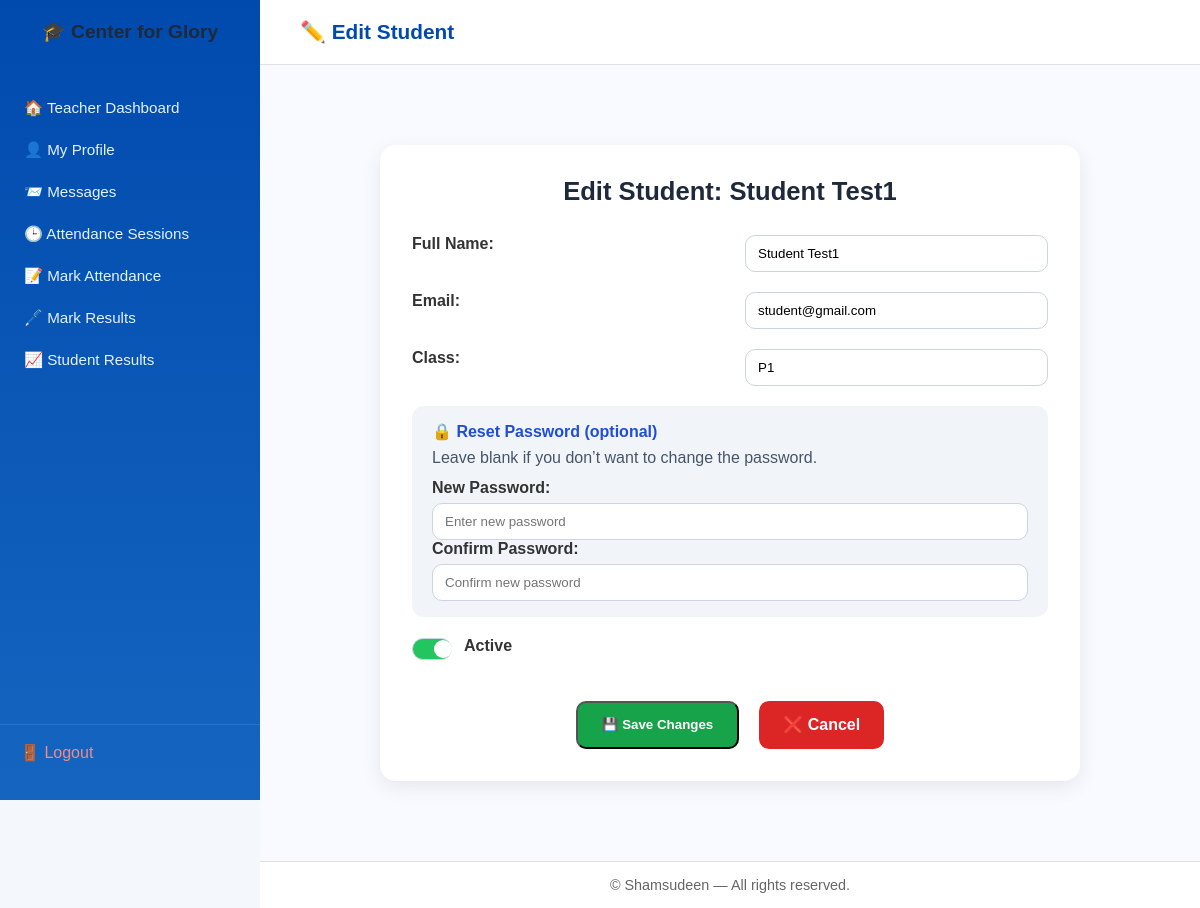
/accounts/students/edit/2/ (signed in), run on the app's committed database.
### accounts/models.py (models this page shows, shortened)
class BaseProfile(models.Model):
    user = models.OneToOneField(CustomUser, on_delete=models.CASCADE, related_name="%(class)s_profile")
    date_of_birth = models.DateField(blank=True, null=True)
    gender = models.CharField(
        max_length=10,
        choices=[("Male", "Male"), ("Female", "Female")],
        blank=True,
    )
    address = models.CharField(max_length=255, blank=True)
    photo = models.ImageField(upload_to="profiles/", default="profiles/default.png")
    class Meta:
        abstract = True

class Student(BaseProfile):
    user = models.OneToOneField('accounts.CustomUser', on_delete=models.CASCADE)
    student_id = models.CharField(max_length=20, unique=True, blank=True)
    admission_date = models.DateField(blank=True, null=True)
    current_class = models.ForeignKey('academics.ClassRoom', on_delete=models.SET_NULL, null=True, blank=True)
    section = models.CharField(max_length=50, blank=True)
    guardian_name = models.CharField(max_length=100, blank=True)
    guardian_contact = models.CharField(max_length=15, blank=True)
    is_active = models.BooleanField(default=True)
    promotion_year = models.PositiveIntegerField(default=0)

class CustomUser(AbstractUser):
    class Roles(models.TextChoices):
        SUPER_ADMIN = "super_admin", _("Super Administrator")
        ADMIN = "admin", _("Administrator / Principal")
        TEACHER = "teacher", _("Teacher")
        STUDENT = "student", _("Student")
        ACCOUNTANT = "accountant", _("Accountant")
        PARENT = "parent", _("Parent / Guardian")
    username = models.CharField(max_length=150, unique=True)
    email = models.EmailField(unique=True)
    role = models.CharField(max_length=20, choices=Roles.choices, default=Roles.STUDENT)
    phone_number = models.CharField(
        max_length=15,
        validators=[RegexValidator(r"^\+?\d{9,15}$", "Enter a valid phone number.")],
        blank=True,
        null=True,
    )
    is_verified = models.BooleanField(default=False)
    USERNAME_FIELD = "username"
    REQUIRED_FIELDS = ["email"]

### academics/models.py (models this page shows, shortened)
class ClassRoom(models.Model):
    name = models.CharField(max_length=50, unique=True)
    order = models.PositiveIntegerField(default=0, unique=True)  # determines class order
    description = models.TextField(blank=True, null=True)
    class Meta:
        ordering = ["order"]

### accounts/views.py (the view, shortened to what this page needs)
# urls.py: path("students/edit/<int:pk>/", views.edit_student, name="edit_student"),
@login_required
def edit_student(request, pk):
    student = get_object_or_404(Student, pk=pk)
    user = student.user
    classrooms = ClassRoom.objects.all()
    context = {"student": student, "classrooms": classrooms}
    return render(request, "accounts/edit_student.html", context)

### templates/accounts/edit_student.html (shortened to what this page needs)
{% extends "accounts/base_dashboard.html" %}
{% block header %}✏️ Edit Student{% endblock %}
{% block content %}
<div class="form-container">
    <h2>Edit Student: {{ student.user.get_full_name }}</h2>
    <form method="POST">
        <label for="full_name">Full Name:</label>
        <input type="text" id="full_name" name="full_name" value="{{ student.user.get_full_name }}" required>
        <label for="email">Email:</label>
        <input type="email" id="email" name="email" value="{{ student.user.email }}" required>
        <label for="current_class">Class:</label>
        <input list="classrooms_list" id="current_class" name="current_class" value="{{ student.current_class.name }}" required>
        <div class="password-section full-width">
            <h4>🔒 Reset Password (optional)</h4>
            <p>Leave blank if you don’t want to change the password.</p>
            <label for="new_password">New Password:</label>
            <input type="password" id="new_password" name="new_password" placeholder="Enter new password">
            <label for="confirm_password">Confirm Password:</label>
            <input type="password" id="confirm_password" name="confirm_password" placeholder="Confirm new password">
        </div>
        <div class="toggle-switch">
            <input type="checkbox" name="is_active" id="is_active" {% if student.user.is_active %}checked{% endif %}>
            <label for="is_active">Active</label>
        </div>
        <div class="form-actions">
            <button type="submit" class="btn save">💾 Save Changes</button>
            <a href="{% url 'manage_students' %}" class="btn cancel">❌ Cancel</a>
        </div>
    </form>
</div>
{% endblock %}

### templates/accounts/edit_student.html (style rules this page uses)
.form-container { background: #fff; border-radius: 16px; padding: 32px; max-width: 700px; margin: 40px auto; box-shadow: 0 6px 20px rgba(0,0,0,0.08); animation: fadeIn 0.5s ease; }
h2 { color: #1e293b; font-size: 1.6rem; margin-bottom: 1.8rem; text-align: center; }
form { display: grid; grid-template-columns: 1fr 1fr; gap: 20px 30px; }
form label { font-weight: 600; margin-bottom: 6px; display: block; }
input, select { width: 100%; padding: 10px 12px; border: 1.5px solid #cbd5e1; border-radius: 10px; outline: none; transition: all 0.2s; }
.full-width { grid-column: span 2; }
.password-section { background: #f1f5f9; padding: 16px 20px; border-radius: 12px; grid-column: span 2; }
.password-section h4 { margin-bottom: 8px; color: #1d4ed8; }
.password-section p { margin-bottom: 12px; color: #475569; }
.toggle-switch { display: flex; align-items: center; gap: 12px; grid-column: span 2; }
.toggle-switch input[type="checkbox"] { width: 40px; height: 20px; -webkit-appearance: none; background: #cbd5e1; border-radius: 20px; position: relative; outline: none; cursor: pointer; transition: background 0.3s; }
.toggle-switch input[type="checkbox"]:checked { background: #22c55e; }
.toggle-switch input[type="checkbox"]::after { content: ''; width: 18px; height: 18px; background: #fff; border-radius: 50%; position: absolute; top: 1px; left: 1px; transition: transform 0.3s; }
.toggle-switch input[type="checkbox"]:checked::after { transform: translateX(20px); }
.form-actions { grid-column: span 2; display: flex; justify-content: center; gap: 20px; margin-top: 20px; }
.btn { padding: 0.9rem 1.5rem; border-radius: 10px; font-weight: 600; text-decoration: none; color: #fff; transition: 0.3s; }
.btn.save { background: #16a34a; }
.btn.cancel { background: #dc2626; }

### data on the page
Student: user.get_full_name "Student Test1", full_name "Student Test1", email "student@gmail.com", current_class "P1", user_id "☑"
